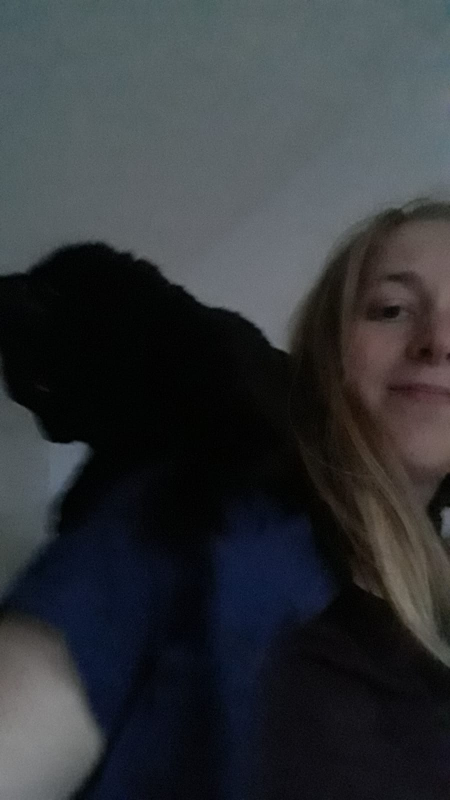
#> input picture plaatjes/WhatsApp Image 2019-05-13 at 20.47.47.jpeg, 900 x 1600 px (shown at 1/2 size); its folder holds only this picture in this run
$ python segmentation.py   (older library calls are emulated)
#> lines starting #> are read from the running program, lines starting #| are printed output that depends on the picture
#!/usr/bin/env python3
# -*- coding: utf-8 -*-
"""
Created on Mon May 13 20:56:25 2019

@author: lisatostrams
"""

import matplotlib.pyplot as plt
import numpy as np
import imageio

from os import listdir
from skimage.morphology import closing

from skimage.segmentation import clear_border
from skimage.measure import label, regionprops
from skimage.morphology import square
import matplotlib.patches as mpatches

dirc = 'plaatjes'


ls = listdir(dirc)
ext = 'png jpg jpeg gif'
ls = [l for l in ls if l[-3:] in ext and 'mask' not in l and 'cleaning' not in l]

#
# [43 lines left out: functions mask_greens, find_box, clean_box, not called in this run]

for f in ls:

    img1 = imageio.core.image_as_uint(imageio.imread(dirc+'/'+f))
#> img1 is the input picture: shape (1600, 900, 3); mean R, G, B 49.8, 53, 56.4

    r,c,_ = img1.shape
#> r = 1600; c = 900

    fig, ax = plt.subplots(2, 2,figsize=(18,12))
    ax[0,0].imshow(img1,cmap='gray')
    twigs = np.sum(img1[:,:]>235,axis=2)
#> twigs: shape (1600, 900) int64; every value is 0

    ax[0,1].imshow(closing(twigs))

    img1 = img1[200:1500,:]
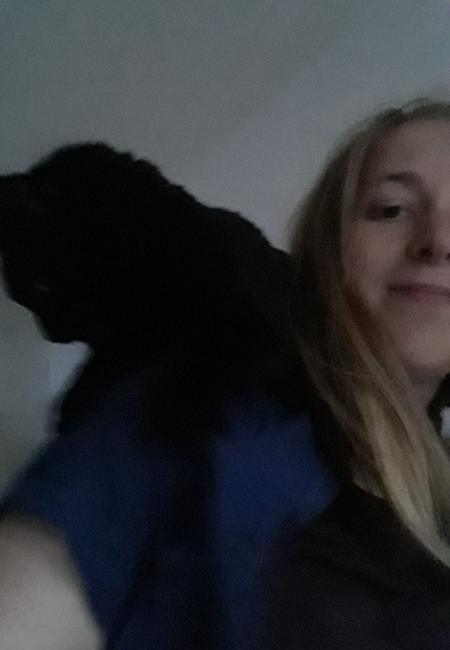
#> img1: shape (1300, 900, 3) (shown at 1/2 size); mean R, G, B 45.6, 47.3, 50.7
#> (the run stopped early here; a loop or call above may not have finished)

$ run again, on plaatjes/WhatsApp Image 2019-05-13 at 20.51.43.jpeg
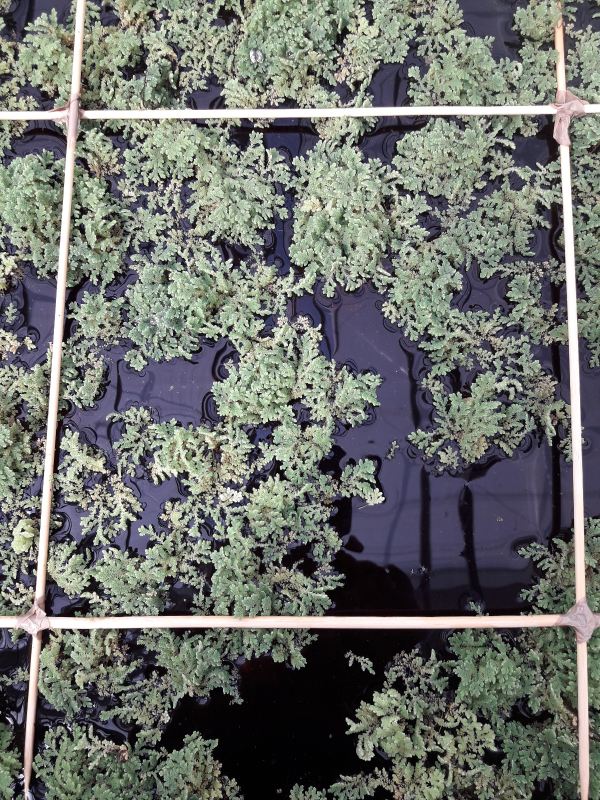
#> input picture plaatjes/WhatsApp Image 2019-05-13 at 20.51.43.jpeg, 1200 x 1600 px (shown at 1/2 size)
#> img1 is the input picture: shape (1600, 1200, 3); mean R, G, B 109.3, 112.1, 107.6
#> `twigs = np.sum(img1[:,:]>235,axis=2)`:
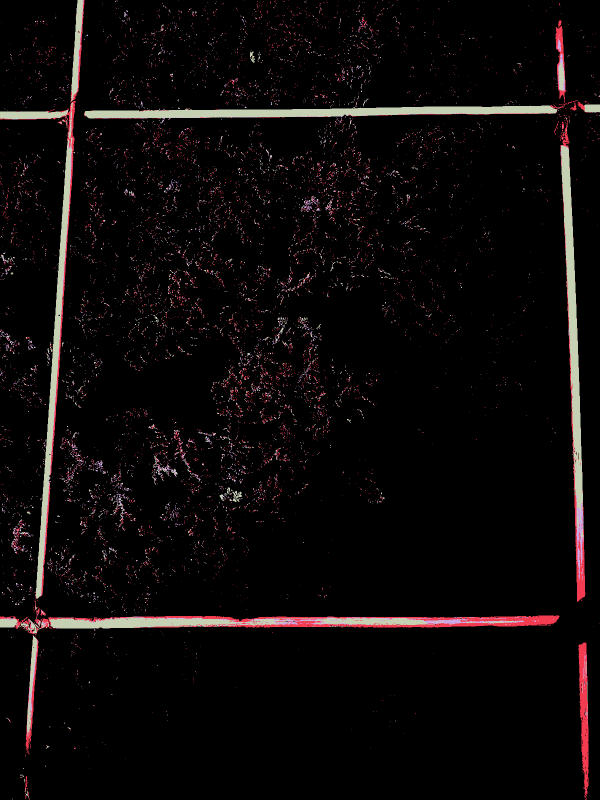
#> twigs: shape (1600, 1200) int64 (shown at 1/2 size); 4 distinct labels, from 0 to 3; one colour per label, 0 black
#> `img1 = img1[200:1500,:]`:
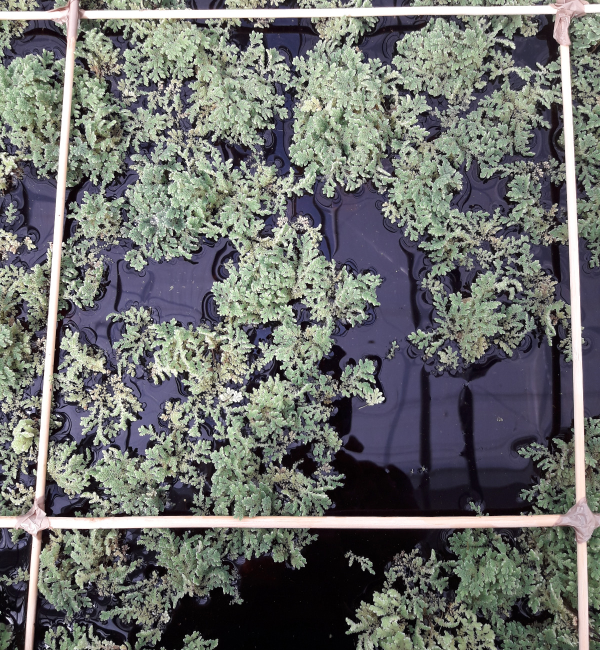
#> img1: shape (1300, 1200, 3) (shown at 1/2 size); mean R, G, B 108.8, 111, 108.3

$ run again, on plaatjes/WhatsApp Image 2019-05-13 at 20.51.44-2.jpeg
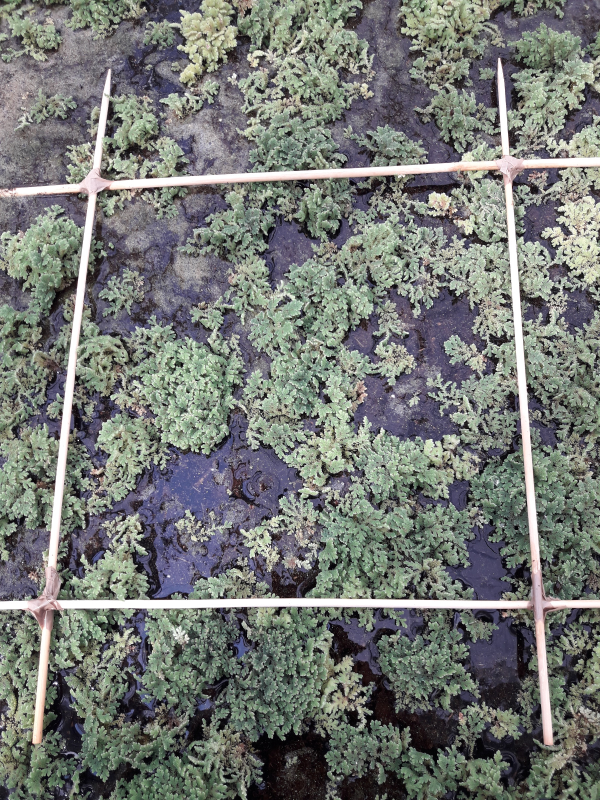
#> input picture plaatjes/WhatsApp Image 2019-05-13 at 20.51.44-2.jpeg, 1200 x 1600 px (shown at 1/2 size)
#> img1 is the input picture: shape (1600, 1200, 3); mean R, G, B 116, 119.5, 115.4
#> `twigs = np.sum(img1[:,:]>235,axis=2)`:
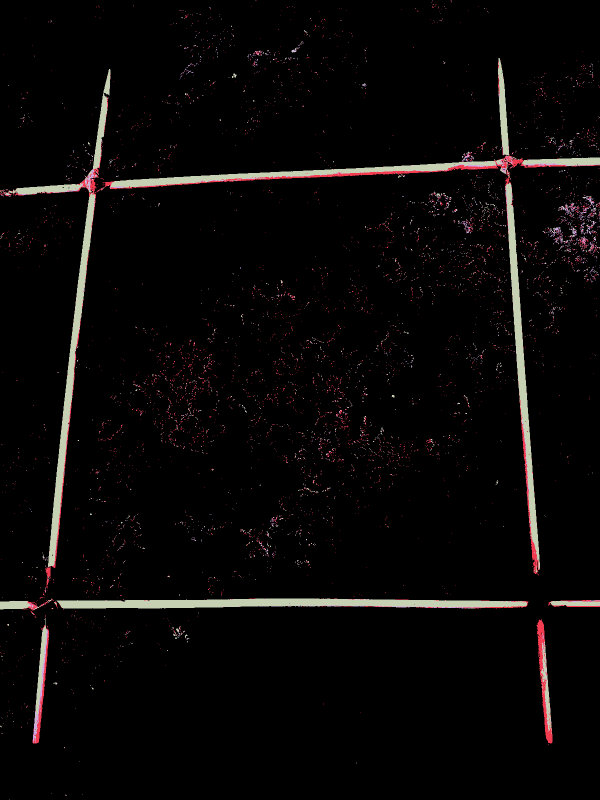
#> twigs: shape (1600, 1200) int64 (shown at 1/2 size); 4 distinct labels, from 0 to 3; one colour per label, 0 black
#> `img1 = img1[200:1500,:]`:
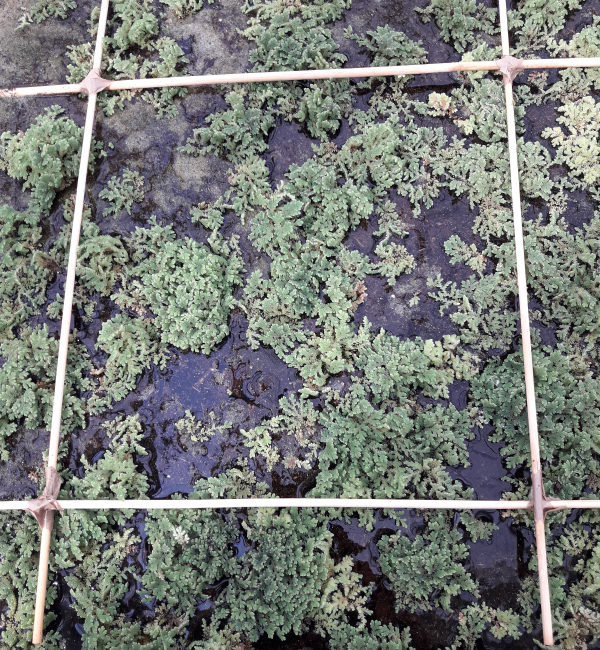
#> img1: shape (1300, 1200, 3) (shown at 1/2 size); mean R, G, B 118.5, 122.1, 118.5

$ run again, on plaatjes/WhatsApp Image 2019-05-13 at 20.51.42-2.jpeg
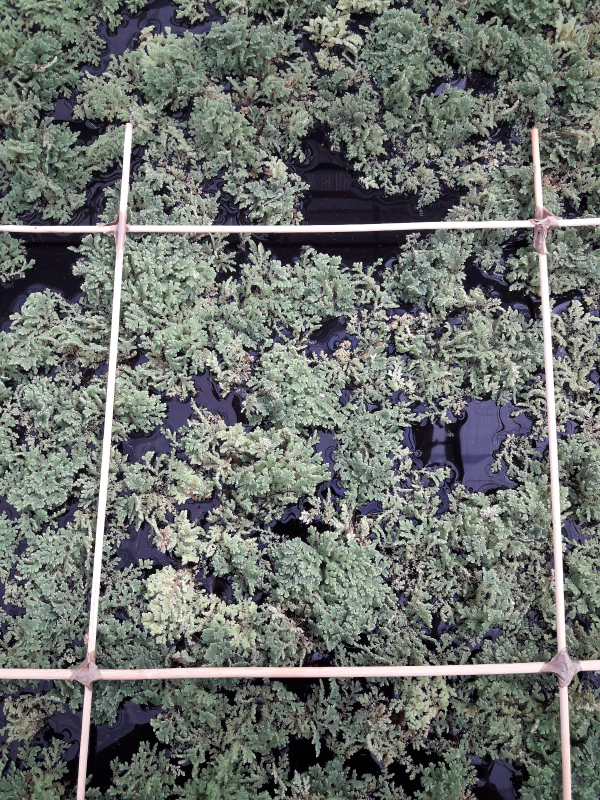
#> input picture plaatjes/WhatsApp Image 2019-05-13 at 20.51.42-2.jpeg, 1200 x 1600 px (shown at 1/2 size)
#> img1 is the input picture: shape (1600, 1200, 3); mean R, G, B 108.1, 112.4, 108.5
#> `twigs = np.sum(img1[:,:]>235,axis=2)`:
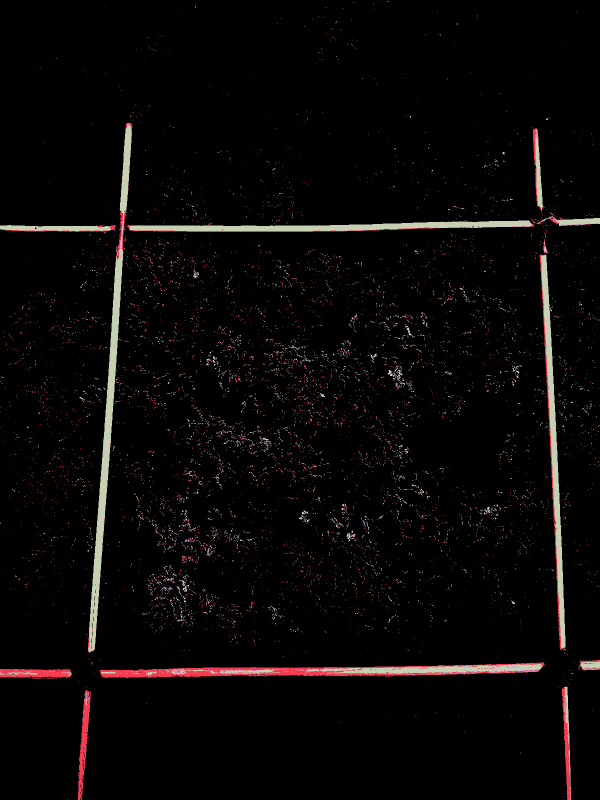
#> twigs: shape (1600, 1200) int64 (shown at 1/2 size); 4 distinct labels, from 0 to 3; one colour per label, 0 black
#> `img1 = img1[200:1500,:]`:
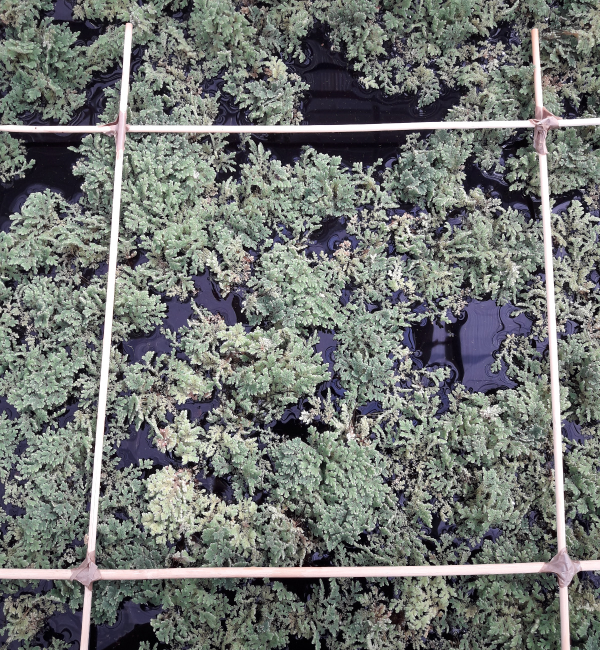
#> img1: shape (1300, 1200, 3) (shown at 1/2 size); mean R, G, B 112.7, 116.3, 113
